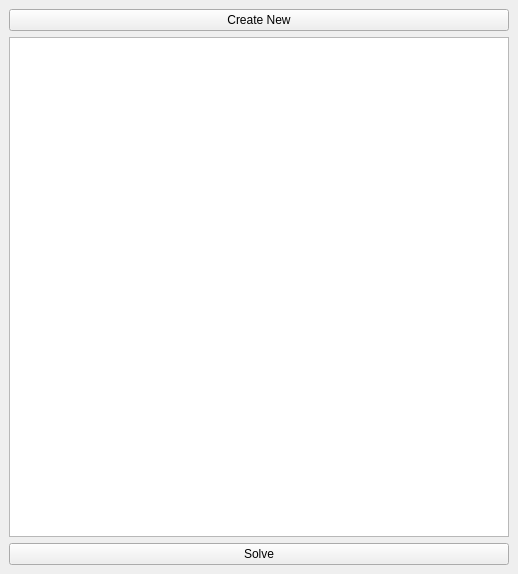
<?xml version="1.0" encoding="UTF-8"?>
<ui version="4.0">
 <class>MainWindow</class>
 <widget class="QMainWindow" name="MainWindow">
  <property name="geometry">
   <rect>
    <x>0</x>
    <y>0</y>
    <width>512</width>
    <height>554</height>
   </rect>
  </property>
  <property name="windowTitle">
   <string>MainWindow</string>
  </property>
  <widget class="QWidget" name="centralwidget">
   <layout class="QGridLayout" name="gridLayout">
    <item row="1" column="0" alignment="Qt::AlignHCenter|Qt::AlignVCenter">
     <widget class="QTableWidget" name="sudokuTable">
      <property name="sizePolicy">
       <sizepolicy hsizetype="Fixed" vsizetype="Fixed">
        <horstretch>0</horstretch>
        <verstretch>0</verstretch>
       </sizepolicy>
      </property>
      <property name="minimumSize">
       <size>
        <width>500</width>
        <height>500</height>
       </size>
      </property>
      <property name="sizeAdjustPolicy">
       <enum>QAbstractScrollArea::AdjustIgnored</enum>
      </property>
      <attribute name="horizontalHeaderVisible">
       <bool>false</bool>
      </attribute>
      <attribute name="horizontalHeaderDefaultSectionSize">
       <number>35</number>
      </attribute>
      <attribute name="verticalHeaderVisible">
       <bool>false</bool>
      </attribute>
      <attribute name="verticalHeaderDefaultSectionSize">
       <number>35</number>
      </attribute>
     </widget>
    </item>
    <item row="0" column="0">
     <widget class="QPushButton" name="pB_create_new">
      <property name="text">
       <string>Create New</string>
      </property>
     </widget>
    </item>
    <item row="2" column="0">
     <widget class="QPushButton" name="pB_solve">
      <property name="text">
       <string>Solve</string>
      </property>
     </widget>
    </item>
   </layout>
  </widget>
 </widget>
 <resources/>
 <connections/>
</ui>
